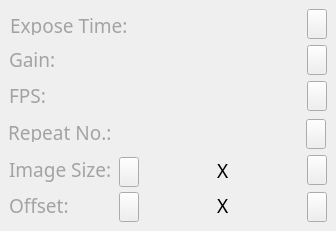
   <widget class="QWidget" name="tab_4">
    <attribute name="title">
     <string>Port3</string>
    </attribute>
    <widget class="QPushButton" name="Button_Keypad_Offset_Y3">
     <property name="geometry">
      <rect>
       <x>307</x>
       <y>192</y>
       <width>20</width>
       <height>30</height>
      </rect>
     </property>
     <property name="styleSheet">
      <string notr="true">QPushButton {
	border-image: url(:/Icon/EM.png);
}

QPushButton:pressed {
	border-image: url(:/Icon/EM_Pressed.png);
}

</string>
     </property>
     <property name="text">
      <string/>
     </property>
    </widget>
    <widget class="QLabel" name="Label_Repeat3">
     <property name="geometry">
      <rect>
       <x>148</x>
       <y>119</y>
       <width>150</width>
       <height>30</height>
      </rect>
     </property>
     <property name="styleSheet">
      <string notr="true">border-image: url(:/Icon/mea_sel_off_box.png) 4;
border-width: 2;
font: 75 14pt &quot;Nanum square&quot;;</string>
     </property>
     <property name="text">
      <string/>
     </property>
     <property name="alignment">
      <set>Qt::AlignRight|Qt::AlignTrailing|Qt::AlignVCenter</set>
     </property>
     <property name="indent">
      <number>0</number>
     </property>
    </widget>
    <widget class="QLabel" name="Label_temp3_19">
     <property name="geometry">
      <rect>
       <x>9</x>
       <y>154</y>
       <width>121</width>
       <height>31</height>
      </rect>
     </property>
     <property name="font">
      <font>
       <family>Nanum square</family>
       <pointsize>14</pointsize>
       <weight>9</weight>
       <italic>false</italic>
       <bold>false</bold>
      </font>
     </property>
     <property name="styleSheet">
      <string notr="true">font: 75 14pt &quot;Nanum square&quot;;
color: #a3a3a3;</string>
     </property>
     <property name="text">
      <string>Image Size:</string>
     </property>
     <property name="alignment">
      <set>Qt::AlignLeading|Qt::AlignLeft|Qt::AlignVCenter</set>
     </property>
    </widget>
    <widget class="QPushButton" name="Button_Keypad_ROI_Y3">
     <property name="geometry">
      <rect>
       <x>307</x>
       <y>155</y>
       <width>20</width>
       <height>30</height>
      </rect>
     </property>
     <property name="styleSheet">
      <string notr="true">QPushButton {
	border-image: url(:/Icon/EM.png);
}

QPushButton:pressed {
	border-image: url(:/Icon/EM_Pressed.png);
}

</string>
     </property>
     <property name="text">
      <string/>
     </property>
    </widget>
    <widget class="QLabel" name="Label_temp3_20">
     <property name="geometry">
      <rect>
       <x>9</x>
       <y>49</y>
       <width>121</width>
       <height>20</height>
      </rect>
     </property>
     <property name="font">
      <font>
       <family>Nanum square</family>
       <pointsize>14</pointsize>
       <weight>9</weight>
       <italic>false</italic>
       <bold>false</bold>
      </font>
     </property>
     <property name="styleSheet">
      <string notr="true">font: 75 14pt &quot;Nanum square&quot;;
color: #a3a3a3;</string>
     </property>
     <property name="text">
      <string>Gain:</string>
     </property>
     <property name="alignment">
      <set>Qt::AlignLeading|Qt::AlignLeft|Qt::AlignVCenter</set>
     </property>
    </widget>
    <widget class="QLabel" name="label_Expose_15">
     <property name="geometry">
      <rect>
       <x>217</x>
       <y>160</y>
       <width>16</width>
       <height>20</height>
      </rect>
     </property>
     <property name="font">
      <font>
       <family>Nanum square</family>
       <pointsize>14</pointsize>
       <weight>9</weight>
       <italic>false</italic>
       <bold>false</bold>
      </font>
     </property>
     <property name="styleSheet">
      <string notr="true">font: 75 14pt &quot;Nanum square&quot;;
</string>
     </property>
     <property name="text">
      <string>X</string>
     </property>
    </widget>
    <widget class="QPushButton" name="Button_Keypad_Offset_X3">
     <property name="geometry">
      <rect>
       <x>119</x>
       <y>192</y>
       <width>20</width>
       <height>30</height>
      </rect>
     </property>
     <property name="styleSheet">
      <string notr="true">QPushButton {
	border-image: url(:/Icon/EM.png);
}

QPushButton:pressed {
	border-image: url(:/Icon/EM_Pressed.png);
}

</string>
     </property>
     <property name="text">
      <string/>
     </property>
    </widget>
    <widget class="QPushButton" name="Button_Keypad_Gain3">
     <property name="geometry">
      <rect>
       <x>307</x>
       <y>45</y>
       <width>20</width>
       <height>30</height>
      </rect>
     </property>
     <property name="styleSheet">
      <string notr="true">QPushButton {
	border-image: url(:/Icon/EM.png);
}

QPushButton:pressed {
	border-image: url(:/Icon/EM_Pressed.png);
}

</string>
     </property>
     <property name="text">
      <string/>
     </property>
    </widget>
    <widget class="QLabel" name="Label_ROI_Y3">
     <property name="geometry">
      <rect>
       <x>237</x>
       <y>156</y>
       <width>60</width>
       <height>30</height>
      </rect>
     </property>
     <property name="styleSheet">
      <string notr="true">border-image: url(:/Icon/mea_sel_off_box.png) 4;
border-width: 2;
font: 75 14pt &quot;Nanum square&quot;;</string>
     </property>
     <property name="text">
      <string/>
     </property>
     <property name="alignment">
      <set>Qt::AlignCenter</set>
     </property>
     <property name="indent">
      <number>0</number>
     </property>
    </widget>
    <widget class="QLabel" name="Label_ROI_X3">
     <property name="geometry">
      <rect>
       <x>148</x>
       <y>156</y>
       <width>60</width>
       <height>30</height>
      </rect>
     </property>
     <property name="styleSheet">
      <string notr="true">border-image: url(:/Icon/mea_sel_off_box.png) 4;
border-width: 2;
font: 75 14pt &quot;Nanum square&quot;;</string>
     </property>
     <property name="text">
      <string/>
     </property>
     <property name="alignment">
      <set>Qt::AlignCenter</set>
     </property>
     <property name="indent">
      <number>0</number>
     </property>
    </widget>
    <widget class="QPushButton" name="Button_Keypad_Repeat3">
     <property name="geometry">
      <rect>
       <x>306</x>
       <y>119</y>
       <width>20</width>
       <height>30</height>
      </rect>
     </property>
     <property name="styleSheet">
      <string notr="true">QPushButton {
	border-image: url(:/Icon/EM.png);
}

QPushButton:pressed {
	border-image: url(:/Icon/EM_Pressed.png);
}

</string>
     </property>
     <property name="text">
      <string/>
     </property>
    </widget>
    <widget class="QLabel" name="Label_temp3_21">
     <property name="geometry">
      <rect>
       <x>10</x>
       <y>15</y>
       <width>121</width>
       <height>20</height>
      </rect>
     </property>
     <property name="font">
      <font>
       <family>Nanum square</family>
       <pointsize>14</pointsize>
       <weight>9</weight>
       <italic>false</italic>
       <bold>false</bold>
      </font>
     </property>
     <property name="styleSheet">
      <string notr="true">font: 75 14pt &quot;Nanum square&quot;;
color: #a3a3a3;</string>
     </property>
     <property name="text">
      <string>Expose Time: </string>
     </property>
     <property name="alignment">
      <set>Qt::AlignLeading|Qt::AlignLeft|Qt::AlignVCenter</set>
     </property>
    </widget>
    <widget class="QLabel" name="Label_temp3_22">
     <property name="geometry">
      <rect>
       <x>8</x>
       <y>122</y>
       <width>121</width>
       <height>20</height>
      </rect>
     </property>
     <property name="font">
      <font>
       <family>Nanum square</family>
       <pointsize>14</pointsize>
       <weight>9</weight>
       <italic>false</italic>
       <bold>false</bold>
      </font>
     </property>
     <property name="styleSheet">
      <string notr="true">font: 75 14pt &quot;Nanum square&quot;;
color: #a3a3a3;</string>
     </property>
     <property name="text">
      <string>Repeat No.:</string>
     </property>
     <property name="alignment">
      <set>Qt::AlignLeading|Qt::AlignLeft|Qt::AlignVCenter</set>
     </property>
    </widget>
    <widget class="QPushButton" name="Button_Keypad_ROI_X3">
     <property name="geometry">
      <rect>
       <x>119</x>
       <y>157</y>
       <width>20</width>
       <height>30</height>
      </rect>
     </property>
     <property name="styleSheet">
      <string notr="true">QPushButton {
	border-image: url(:/Icon/EM.png);
}

QPushButton:pressed {
	border-image: url(:/Icon/EM_Pressed.png);
}

</string>
     </property>
     <property name="text">
      <string/>
     </property>
    </widget>
    <widget class="QLabel" name="Label_ExposeTime3">
     <property name="geometry">
      <rect>
       <x>148</x>
       <y>10</y>
       <width>150</width>
       <height>30</height>
      </rect>
     </property>
     <property name="styleSheet">
      <string notr="true">border-image: url(:/Icon/mea_sel_off_box.png) 4;
border-width: 2;
font: 75 14pt &quot;Nanum square&quot;;</string>
     </property>
     <property name="text">
      <string/>
     </property>
     <property name="alignment">
      <set>Qt::AlignRight|Qt::AlignTrailing|Qt::AlignVCenter</set>
     </property>
     <property name="indent">
      <number>0</number>
     </property>
    </widget>
    <widget class="QLabel" name="Label_temp3_23">
     <property name="geometry">
      <rect>
       <x>9</x>
       <y>85</y>
       <width>121</width>
       <height>20</height>
      </rect>
     </property>
     <property name="font">
      <font>
       <family>Nanum square</family>
       <pointsize>14</pointsize>
       <weight>9</weight>
       <italic>false</italic>
       <bold>false</bold>
      </font>
     </property>
     <property name="styleSheet">
      <string notr="true">font: 75 14pt &quot;Nanum square&quot;;
color: #a3a3a3;</string>
     </property>
     <property name="text">
      <string>FPS:</string>
     </property>
     <property name="alignment">
      <set>Qt::AlignLeading|Qt::AlignLeft|Qt::AlignVCenter</set>
     </property>
    </widget>
    <widget class="QLabel" name="Label_Offset_Y3">
     <property name="geometry">
      <rect>
       <x>237</x>
       <y>192</y>
       <width>60</width>
       <height>30</height>
      </rect>
     </property>
     <property name="styleSheet">
      <string notr="true">border-image: url(:/Icon/mea_sel_off_box.png) 4;
border-width: 2;
font: 75 14pt &quot;Nanum square&quot;;</string>
     </property>
     <property name="text">
      <string/>
     </property>
     <property name="alignment">
      <set>Qt::AlignCenter</set>
     </property>
     <property name="indent">
      <number>0</number>
     </property>
    </widget>
    <widget class="QLabel" name="Label_FPS3">
     <property name="geometry">
      <rect>
       <x>148</x>
       <y>82</y>
       <width>150</width>
       <height>30</height>
      </rect>
     </property>
     <property name="styleSheet">
      <string notr="true">border-image: url(:/Icon/mea_sel_off_box.png) 4;
border-width: 2;
font: 75 14pt &quot;Nanum square&quot;;</string>
     </property>
     <property name="text">
      <string/>
     </property>
     <property name="alignment">
      <set>Qt::AlignRight|Qt::AlignTrailing|Qt::AlignVCenter</set>
     </property>
     <property name="indent">
      <number>0</number>
     </property>
    </widget>
    <widget class="QLabel" name="label_Expose_20">
     <property name="geometry">
      <rect>
       <x>217</x>
       <y>195</y>
       <width>16</width>
       <height>20</height>
      </rect>
     </property>
     <property name="font">
      <font>
       <family>Nanum square</family>
       <pointsize>14</pointsize>
       <weight>9</weight>
       <italic>false</italic>
       <bold>false</bold>
      </font>
     </property>
     <property name="styleSheet">
      <string notr="true">font: 75 14pt &quot;Nanum square&quot;;
</string>
     </property>
     <property name="text">
      <string>X</string>
     </property>
    </widget>
    <widget class="QLabel" name="Label_Gain3">
     <property name="geometry">
      <rect>
       <x>148</x>
       <y>46</y>
       <width>150</width>
       <height>30</height>
      </rect>
     </property>
     <property name="styleSheet">
      <string notr="true">border-image: url(:/Icon/mea_sel_off_box.png) 4;
border-width: 2;
font: 75 14pt &quot;Nanum square&quot;;</string>
     </property>
     <property name="text">
      <string/>
     </property>
     <property name="alignment">
      <set>Qt::AlignRight|Qt::AlignTrailing|Qt::AlignVCenter</set>
     </property>
     <property name="indent">
      <number>0</number>
     </property>
    </widget>
    <widget class="QLabel" name="Label_temp3_24">
     <property name="geometry">
      <rect>
       <x>9</x>
       <y>195</y>
       <width>121</width>
       <height>20</height>
      </rect>
     </property>
     <property name="font">
      <font>
       <family>Nanum square</family>
       <pointsize>14</pointsize>
       <weight>9</weight>
       <italic>false</italic>
       <bold>false</bold>
      </font>
     </property>
     <property name="styleSheet">
      <string notr="true">font: 75 14pt &quot;Nanum square&quot;;
color: #a3a3a3;</string>
     </property>
     <property name="text">
      <string>Offset:</string>
     </property>
     <property name="alignment">
      <set>Qt::AlignLeading|Qt::AlignLeft|Qt::AlignVCenter</set>
     </property>
    </widget>
    <widget class="QPushButton" name="Button_Keypad_ET3">
     <property name="geometry">
      <rect>
       <x>307</x>
       <y>9</y>
       <width>20</width>
       <height>30</height>
      </rect>
     </property>
     <property name="styleSheet">
      <string notr="true">QPushButton {
	border-image: url(:/Icon/EM.png);
}

QPushButton:pressed {
	border-image: url(:/Icon/EM_Pressed.png);
}

</string>
     </property>
     <property name="text">
      <string/>
     </property>
    </widget>
    <widget class="QPushButton" name="Button_Keypad_FPS3">
     <property name="geometry">
      <rect>
       <x>307</x>
       <y>81</y>
       <width>20</width>
       <height>30</height>
      </rect>
     </property>
     <property name="styleSheet">
      <string notr="true">QPushButton {
	border-image: url(:/Icon/EM.png);
}

QPushButton:pressed {
	border-image: url(:/Icon/EM_Pressed.png);
}

</string>
     </property>
     <property name="text">
      <string/>
     </property>
    </widget>
    <widget class="QLabel" name="Label_Offset_X3">
     <property name="geometry">
      <rect>
       <x>148</x>
       <y>192</y>
       <width>60</width>
       <height>30</height>
      </rect>
     </property>
     <property name="styleSheet">
      <string notr="true">border-image: url(:/Icon/mea_sel_off_box.png) 4;
border-width: 2;
font: 75 14pt &quot;Nanum square&quot;;</string>
     </property>
     <property name="text">
      <string/>
     </property>
     <property name="alignment">
      <set>Qt::AlignCenter</set>
     </property>
     <property name="indent">
      <number>0</number>
     </property>
    </widget>
    <zorder>Button_Keypad_Offset_Y3</zorder>
    <zorder>Label_Repeat3</zorder>
    <zorder>Label_temp3_19</zorder>
    <zorder>Button_Keypad_ROI_Y3</zorder>
    <zorder>Label_temp3_20</zorder>
    <zorder>label_Expose_15</zorder>
    <zorder>Button_Keypad_Gain3</zorder>
    <zorder>Label_ROI_Y3</zorder>
    <zorder>Label_ROI_X3</zorder>
    <zorder>Button_Keypad_Repeat3</zorder>
    <zorder>Label_temp3_21</zorder>
    <zorder>Label_temp3_22</zorder>
    <zorder>Button_Keypad_ROI_X3</zorder>
    <zorder>Label_ExposeTime3</zorder>
    <zorder>Label_temp3_23</zorder>
    <zorder>Label_Offset_Y3</zorder>
    <zorder>Label_FPS3</zorder>
    <zorder>label_Expose_20</zorder>
    <zorder>Label_Gain3</zorder>
    <zorder>Label_temp3_24</zorder>
    <zorder>Button_Keypad_ET3</zorder>
    <zorder>Button_Keypad_FPS3</zorder>
    <zorder>Label_Offset_X3</zorder>
    <zorder>Button_Keypad_Offset_X3</zorder>
   </widget>
